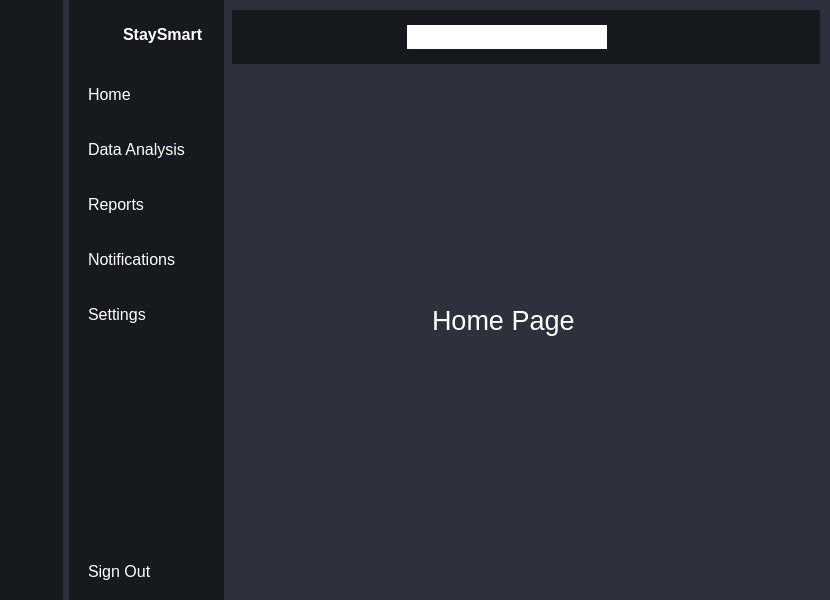
<?xml version="1.0" encoding="UTF-8"?>
<ui version="4.0">
 <class>MainWindow</class>
 <widget class="QMainWindow" name="MainWindow">
  <property name="geometry">
   <rect>
    <x>0</x>
    <y>0</y>
    <width>830</width>
    <height>600</height>
   </rect>
  </property>
  <property name="minimumSize">
   <size>
    <width>800</width>
    <height>600</height>
   </size>
  </property>
  <property name="windowTitle">
   <string>MainWindow</string>
  </property>
  <property name="styleSheet">
   <string notr="true">background-color: rgb(44, 49, 60);</string>
  </property>
  <widget class="QWidget" name="centralwidget">
   <layout class="QGridLayout" name="gridLayout">
    <property name="leftMargin">
     <number>0</number>
    </property>
    <property name="topMargin">
     <number>0</number>
    </property>
    <property name="rightMargin">
     <number>0</number>
    </property>
    <property name="bottomMargin">
     <number>0</number>
    </property>
    <item row="0" column="0">
     <widget class="QWidget" name="iconsWidget" native="true">
      <property name="styleSheet">
       <string notr="true">QWidget{
	background-color: rgb(22, 25, 29);
}

QPushButton{
	color: white;
	height: 40px;
	border: none;
	border-radius: 10px;
}

QPushButton:checked{
	background-color: rgb(44, 49, 60);
	font-weight: bold;
}</string>
      </property>
      <layout class="QVBoxLayout" name="verticalLayout_3">
       <property name="spacing">
        <number>0</number>
       </property>
       <item>
        <layout class="QHBoxLayout" name="horizontalLayout_3">
         <item>
          <widget class="QLabel" name="staySmartLogo">
           <property name="minimumSize">
            <size>
             <width>45</width>
             <height>50</height>
            </size>
           </property>
           <property name="maximumSize">
            <size>
             <width>40</width>
             <height>50</height>
            </size>
           </property>
           <property name="text">
            <string/>
           </property>
           <property name="pixmap">
            <pixmap resource="resources/resources2.qrc">:/images/Stay Smart Logo 1.png</pixmap>
           </property>
           <property name="scaledContents">
            <bool>true</bool>
           </property>
          </widget>
         </item>
        </layout>
       </item>
       <item>
        <layout class="QVBoxLayout" name="verticalLayout">
         <property name="spacing">
          <number>15</number>
         </property>
         <property name="topMargin">
          <number>15</number>
         </property>
         <item>
          <widget class="QPushButton" name="homeButton">
           <property name="text">
            <string/>
           </property>
           <property name="icon">
            <iconset resource="resources/resources2.qrc">
             <normaloff>:/Icons/home.svg</normaloff>:/Icons/home.svg</iconset>
           </property>
           <property name="iconSize">
            <size>
             <width>24</width>
             <height>24</height>
            </size>
           </property>
           <property name="checkable">
            <bool>true</bool>
           </property>
           <property name="autoExclusive">
            <bool>true</bool>
           </property>
          </widget>
         </item>
         <item>
          <widget class="QPushButton" name="dataAnalysisButton">
           <property name="text">
            <string/>
           </property>
           <property name="icon">
            <iconset resource="resources/resources2.qrc">
             <normaloff>:resources/Icons/database.svg</normaloff>:resources/Icons/database.svg</iconset>
           </property>
           <property name="iconSize">
            <size>
             <width>24</width>
             <height>24</height>
            </size>
           </property>
           <property name="checkable">
            <bool>true</bool>
           </property>
           <property name="autoExclusive">
            <bool>true</bool>
           </property>
          </widget>
         </item>
         <item>
          <widget class="QPushButton" name="reportsButton">
           <property name="text">
            <string/>
           </property>
           <property name="icon">
            <iconset resource="resources/resources2.qrc">
             <normaloff>:resources/Icons/clipboard.svg</normaloff>:resources/Icons/clipboard.svg</iconset>
           </property>
           <property name="iconSize">
            <size>
             <width>24</width>
             <height>24</height>
            </size>
           </property>
           <property name="checkable">
            <bool>true</bool>
           </property>
           <property name="autoExclusive">
            <bool>true</bool>
           </property>
          </widget>
         </item>
         <item>
          <widget class="QPushButton" name="notificationsButton">
           <property name="text">
            <string/>
           </property>
           <property name="icon">
            <iconset resource="resources/resources2.qrc">
             <normaloff>:resources/Icons/message-square.svg</normaloff>:resources/Icons/message-square.svg</iconset>
           </property>
           <property name="iconSize">
            <size>
             <width>24</width>
             <height>24</height>
            </size>
           </property>
           <property name="checkable">
            <bool>true</bool>
           </property>
           <property name="autoExclusive">
            <bool>true</bool>
           </property>
          </widget>
         </item>
         <item>
          <widget class="QPushButton" name="settingsButton">
           <property name="text">
            <string/>
           </property>
           <property name="icon">
            <iconset resource="resources/resources2.qrc">
             <normaloff>:resources/Icons/settings.svg</normaloff>:resources/Icons/settings.svg</iconset>
           </property>
           <property name="iconSize">
            <size>
             <width>24</width>
             <height>24</height>
            </size>
           </property>
           <property name="checkable">
            <bool>true</bool>
           </property>
           <property name="autoExclusive">
            <bool>true</bool>
           </property>
          </widget>
         </item>
         <item>
          <spacer name="verticalSpacer">
           <property name="orientation">
            <enum>Qt::Vertical</enum>
           </property>
           <property name="sizeHint" stdset="0">
            <size>
             <width>20</width>
             <height>258</height>
            </size>
           </property>
          </spacer>
         </item>
         <item>
          <widget class="QPushButton" name="signOutButton">
           <property name="text">
            <string/>
           </property>
           <property name="icon">
            <iconset resource="resources/resources2.qrc">
             <normaloff>:resources/Icons/log-out.svg</normaloff>:resources/Icons/log-out.svg</iconset>
           </property>
           <property name="iconSize">
            <size>
             <width>24</width>
             <height>24</height>
            </size>
           </property>
          </widget>
         </item>
        </layout>
       </item>
      </layout>
     </widget>
    </item>
    <item row="0" column="2">
     <widget class="QWidget" name="mainWidget" native="true">
      <layout class="QVBoxLayout" name="verticalLayout_5">
       <property name="leftMargin">
        <number>2</number>
       </property>
       <property name="topMargin">
        <number>10</number>
       </property>
       <property name="rightMargin">
        <number>10</number>
       </property>
       <property name="bottomMargin">
        <number>10</number>
       </property>
       <item>
        <widget class="QWidget" name="header_widget" native="true">
         <property name="styleSheet">
          <string notr="true">background-color: rgb(22, 25, 29);
border: none;
</string>
         </property>
         <layout class="QHBoxLayout" name="horizontalLayout_4">
          <property name="leftMargin">
           <number>10</number>
          </property>
          <property name="topMargin">
           <number>15</number>
          </property>
          <property name="rightMargin">
           <number>10</number>
          </property>
          <property name="bottomMargin">
           <number>15</number>
          </property>
          <item>
           <widget class="QPushButton" name="collapseAndExpandButton">
            <property name="text">
             <string/>
            </property>
            <property name="icon">
             <iconset resource="resources/resources2.qrc">
              <normaloff>:resources/Icons/menu.svg</normaloff>:resources/Icons/menu.svg</iconset>
            </property>
            <property name="iconSize">
             <size>
              <width>24</width>
              <height>24</height>
             </size>
            </property>
            <property name="checkable">
             <bool>true</bool>
            </property>
            <property name="autoExclusive">
             <bool>false</bool>
            </property>
           </widget>
          </item>
          <item>
           <spacer name="horizontalSpacer_2">
            <property name="orientation">
             <enum>Qt::Horizontal</enum>
            </property>
            <property name="sizeHint" stdset="0">
             <size>
              <width>100</width>
              <height>20</height>
             </size>
            </property>
           </spacer>
          </item>
          <item>
           <layout class="QHBoxLayout" name="horizontalLayout">
            <item>
             <widget class="QLineEdit" name="searchBar">
              <property name="minimumSize">
               <size>
                <width>200</width>
                <height>24</height>
               </size>
              </property>
              <property name="styleSheet">
               <string notr="true">background-color: rgb(255, 255, 255);</string>
              </property>
             </widget>
            </item>
            <item>
             <widget class="QPushButton" name="searchButton">
              <property name="text">
               <string/>
              </property>
              <property name="icon">
               <iconset resource="resources/resources2.qrc">
                <normaloff>:resources/Icons/search.svg</normaloff>:resources/Icons/search.svg</iconset>
              </property>
              <property name="iconSize">
               <size>
                <width>24</width>
                <height>24</height>
               </size>
              </property>
             </widget>
            </item>
           </layout>
          </item>
          <item>
           <spacer name="horizontalSpacer">
            <property name="orientation">
             <enum>Qt::Horizontal</enum>
            </property>
            <property name="sizeHint" stdset="0">
             <size>
              <width>100</width>
              <height>20</height>
             </size>
            </property>
           </spacer>
          </item>
          <item>
           <widget class="QPushButton" name="profileButton">
            <property name="autoFillBackground">
             <bool>false</bool>
            </property>
            <property name="styleSheet">
             <string notr="true">border-radius: 40px;</string>
            </property>
            <property name="text">
             <string/>
            </property>
            <property name="icon">
             <iconset resource="resources/resources2.qrc">
              <normaloff>:resources/Icons/user.svg</normaloff>:resources/Icons/user.svg</iconset>
            </property>
            <property name="iconSize">
             <size>
              <width>24</width>
              <height>24</height>
             </size>
            </property>
           </widget>
          </item>
         </layout>
        </widget>
       </item>
       <item>
        <widget class="QStackedWidget" name="stackedWidget">
         <property name="styleSheet">
          <string notr="true">background-color: rgb(44, 49, 60);
color: white;</string>
         </property>
         <widget class="QWidget" name="homePage">
          <widget class="QLabel" name="placeholderTextForHomePage">
           <property name="geometry">
            <rect>
             <x>200</x>
             <y>210</y>
             <width>171</width>
             <height>81</height>
            </rect>
           </property>
           <property name="font">
            <font>
             <pointsize>20</pointsize>
            </font>
           </property>
           <property name="text">
            <string>Home Page</string>
           </property>
          </widget>
         </widget>
         <widget class="QWidget" name="dataAnalysisPage">
          <widget class="QLabel" name="placeholderTextForDataAnalysisPage">
           <property name="geometry">
            <rect>
             <x>170</x>
             <y>210</y>
             <width>251</width>
             <height>81</height>
            </rect>
           </property>
           <property name="font">
            <font>
             <pointsize>20</pointsize>
            </font>
           </property>
           <property name="text">
            <string>Data Analysis Page</string>
           </property>
          </widget>
         </widget>
         <widget class="QWidget" name="reportsPage">
          <widget class="QLabel" name="placeholderTextForReportsPage">
           <property name="geometry">
            <rect>
             <x>200</x>
             <y>200</y>
             <width>171</width>
             <height>81</height>
            </rect>
           </property>
           <property name="font">
            <font>
             <pointsize>20</pointsize>
            </font>
           </property>
           <property name="text">
            <string>Reports Page</string>
           </property>
          </widget>
         </widget>
         <widget class="QWidget" name="settingsPage">
          <widget class="QLabel" name="placeholderTextForSettingsPage">
           <property name="geometry">
            <rect>
             <x>190</x>
             <y>200</y>
             <width>171</width>
             <height>81</height>
            </rect>
           </property>
           <property name="font">
            <font>
             <pointsize>20</pointsize>
            </font>
           </property>
           <property name="text">
            <string>Settings Page</string>
           </property>
          </widget>
         </widget>
         <widget class="QWidget" name="notificationsPage">
          <widget class="QLabel" name="placeholderTextForNotificationsPage">
           <property name="geometry">
            <rect>
             <x>160</x>
             <y>200</y>
             <width>251</width>
             <height>81</height>
            </rect>
           </property>
           <property name="font">
            <font>
             <pointsize>20</pointsize>
            </font>
           </property>
           <property name="text">
            <string>Notifications Page</string>
           </property>
          </widget>
         </widget>
        </widget>
       </item>
      </layout>
     </widget>
    </item>
    <item row="0" column="1">
     <widget class="QWidget" name="iconsWithTextWidget" native="true">
      <property name="styleSheet">
       <string notr="true">QWidget{
	background-color: rgb(22, 25, 29);
	color: white;
}

QPushButton{
	color: white;
	text-align: left;
	height: 40px;
	padding-left: 10px;
	border: none;
	border-top-left-radius: 10px;
	border-bottom-left-radius: 10px
}

QPushButton:checked{
	background-color: rgb(44, 49, 60);
	font-weight: bold;
}</string>
      </property>
      <layout class="QVBoxLayout" name="verticalLayout_4">
       <property name="spacing">
        <number>0</number>
       </property>
       <property name="rightMargin">
        <number>0</number>
       </property>
       <item>
        <layout class="QHBoxLayout" name="horizontalLayout_2">
         <property name="rightMargin">
          <number>20</number>
         </property>
         <item>
          <widget class="QLabel" name="staySmartLogoWithText">
           <property name="minimumSize">
            <size>
             <width>45</width>
             <height>50</height>
            </size>
           </property>
           <property name="maximumSize">
            <size>
             <width>45</width>
             <height>50</height>
            </size>
           </property>
           <property name="text">
            <string/>
           </property>
           <property name="pixmap">
            <pixmap resource="resources/resources2.qrc">:resources/images/Stay Smart Logo 1.png</pixmap>
           </property>
           <property name="scaledContents">
            <bool>true</bool>
           </property>
          </widget>
         </item>
         <item>
          <widget class="QLabel" name="staySmartText">
           <property name="font">
            <font>
             <pointsize>12</pointsize>
             <bold>true</bold>
            </font>
           </property>
           <property name="text">
            <string>StaySmart</string>
           </property>
          </widget>
         </item>
        </layout>
       </item>
       <item>
        <layout class="QVBoxLayout" name="verticalLayout_2">
         <property name="spacing">
          <number>15</number>
         </property>
         <property name="topMargin">
          <number>15</number>
         </property>
         <item>
          <widget class="QPushButton" name="homeButtonWithText">
           <property name="font">
            <font>
             <pointsize>12</pointsize>
            </font>
           </property>
           <property name="text">
            <string>Home</string>
           </property>
           <property name="icon">
            <iconset resource="resources/resources2.qrc">
             <normaloff>:/Icons/home.svg</normaloff>:/Icons/home.svg</iconset>
           </property>
           <property name="iconSize">
            <size>
             <width>24</width>
             <height>24</height>
            </size>
           </property>
           <property name="checkable">
            <bool>true</bool>
           </property>
           <property name="autoExclusive">
            <bool>true</bool>
           </property>
          </widget>
         </item>
         <item>
          <widget class="QPushButton" name="dataAnalysisButtonWithText">
           <property name="font">
            <font>
             <pointsize>12</pointsize>
            </font>
           </property>
           <property name="text">
            <string>Data Analysis</string>
           </property>
           <property name="icon">
            <iconset resource="resources/resources2.qrc">
             <normaloff>:resources/Icons/database.svg</normaloff>:resources/Icons/database.svg</iconset>
           </property>
           <property name="iconSize">
            <size>
             <width>24</width>
             <height>24</height>
            </size>
           </property>
           <property name="checkable">
            <bool>true</bool>
           </property>
           <property name="autoExclusive">
            <bool>true</bool>
           </property>
          </widget>
         </item>
         <item>
          <widget class="QPushButton" name="reportsButtonWithText">
           <property name="font">
            <font>
             <pointsize>12</pointsize>
            </font>
           </property>
           <property name="text">
            <string>Reports</string>
           </property>
           <property name="icon">
            <iconset resource="resources/resources2.qrc">
             <normaloff>:resources/Icons/clipboard.svg</normaloff>:resources/Icons/clipboard.svg</iconset>
           </property>
           <property name="iconSize">
            <size>
             <width>24</width>
             <height>24</height>
            </size>
           </property>
           <property name="checkable">
            <bool>true</bool>
           </property>
           <property name="autoExclusive">
            <bool>true</bool>
           </property>
          </widget>
         </item>
         <item>
          <widget class="QPushButton" name="notificationsButtonWithText">
           <property name="font">
            <font>
             <pointsize>12</pointsize>
            </font>
           </property>
           <property name="text">
            <string>Notifications</string>
           </property>
           <property name="icon">
            <iconset resource="resources/resources2.qrc">
             <normaloff>:resources/Icons/message-square.svg</normaloff>:resources/Icons/message-square.svg</iconset>
           </property>
           <property name="iconSize">
            <size>
             <width>24</width>
             <height>24</height>
            </size>
           </property>
           <property name="checkable">
            <bool>true</bool>
           </property>
           <property name="autoExclusive">
            <bool>true</bool>
           </property>
          </widget>
         </item>
         <item>
          <widget class="QPushButton" name="settingsButtonWithText">
           <property name="font">
            <font>
             <pointsize>12</pointsize>
            </font>
           </property>
           <property name="text">
            <string>Settings</string>
           </property>
           <property name="icon">
            <iconset resource="resources/resources2.qrc">
             <normaloff>:resources/Icons/settings.svg</normaloff>:resources/Icons/settings.svg</iconset>
           </property>
           <property name="iconSize">
            <size>
             <width>24</width>
             <height>24</height>
            </size>
           </property>
           <property name="checkable">
            <bool>true</bool>
           </property>
           <property name="autoExclusive">
            <bool>true</bool>
           </property>
          </widget>
         </item>
         <item>
          <spacer name="verticalSpacer_2">
           <property name="orientation">
            <enum>Qt::Vertical</enum>
           </property>
           <property name="sizeHint" stdset="0">
            <size>
             <width>20</width>
             <height>258</height>
            </size>
           </property>
          </spacer>
         </item>
         <item>
          <widget class="QPushButton" name="signOutButtonWithText">
           <property name="font">
            <font>
             <pointsize>12</pointsize>
            </font>
           </property>
           <property name="text">
            <string>Sign Out</string>
           </property>
           <property name="icon">
            <iconset resource="resources/resources2.qrc">
             <normaloff>:resources/Icons/log-out.svg</normaloff>:resources/Icons/log-out.svg</iconset>
           </property>
           <property name="iconSize">
            <size>
             <width>24</width>
             <height>24</height>
            </size>
           </property>
          </widget>
         </item>
        </layout>
       </item>
      </layout>
     </widget>
    </item>
   </layout>
  </widget>
 </widget>
 <resources>
  <include location="resources/resources2.qrc"/>
 </resources>
 <connections>
  <connection>
   <sender>collapseAndExpandButton</sender>
   <signal>toggled(bool)</signal>
   <receiver>iconsWidget</receiver>
   <slot>setHidden(bool)</slot>
   <hints>
    <hint type="sourcelabel">
     <x>267</x>
     <y>26</y>
    </hint>
    <hint type="destinationlabel">
     <x>64</x>
     <y>252</y>
    </hint>
   </hints>
  </connection>
  <connection>
   <sender>collapseAndExpandButton</sender>
   <signal>toggled(bool)</signal>
   <receiver>iconsWithTextWidget</receiver>
   <slot>setVisible(bool)</slot>
   <hints>
    <hint type="sourcelabel">
     <x>273</x>
     <y>29</y>
    </hint>
    <hint type="destinationlabel">
     <x>228</x>
     <y>304</y>
    </hint>
   </hints>
  </connection>
  <connection>
   <sender>settingsButton</sender>
   <signal>toggled(bool)</signal>
   <receiver>settingsButtonWithText</receiver>
   <slot>setChecked(bool)</slot>
   <hints>
    <hint type="sourcelabel">
     <x>36</x>
     <y>314</y>
    </hint>
    <hint type="destinationlabel">
     <x>101</x>
     <y>310</y>
    </hint>
   </hints>
  </connection>
  <connection>
   <sender>notificationsButton</sender>
   <signal>toggled(bool)</signal>
   <receiver>notificationsButtonWithText</receiver>
   <slot>setChecked(bool)</slot>
   <hints>
    <hint type="sourcelabel">
     <x>39</x>
     <y>252</y>
    </hint>
    <hint type="destinationlabel">
     <x>101</x>
     <y>257</y>
    </hint>
   </hints>
  </connection>
  <connection>
   <sender>reportsButton</sender>
   <signal>toggled(bool)</signal>
   <receiver>reportsButtonWithText</receiver>
   <slot>setChecked(bool)</slot>
   <hints>
    <hint type="sourcelabel">
     <x>37</x>
     <y>188</y>
    </hint>
    <hint type="destinationlabel">
     <x>110</x>
     <y>191</y>
    </hint>
   </hints>
  </connection>
  <connection>
   <sender>dataAnalysisButton</sender>
   <signal>toggled(bool)</signal>
   <receiver>dataAnalysisButtonWithText</receiver>
   <slot>setChecked(bool)</slot>
   <hints>
    <hint type="sourcelabel">
     <x>40</x>
     <y>135</y>
    </hint>
    <hint type="destinationlabel">
     <x>103</x>
     <y>147</y>
    </hint>
   </hints>
  </connection>
  <connection>
   <sender>homeButton</sender>
   <signal>toggled(bool)</signal>
   <receiver>homeButtonWithText</receiver>
   <slot>setChecked(bool)</slot>
   <hints>
    <hint type="sourcelabel">
     <x>29</x>
     <y>100</y>
    </hint>
    <hint type="destinationlabel">
     <x>102</x>
     <y>103</y>
    </hint>
   </hints>
  </connection>
  <connection>
   <sender>homeButtonWithText</sender>
   <signal>toggled(bool)</signal>
   <receiver>homeButton</receiver>
   <slot>setChecked(bool)</slot>
   <hints>
    <hint type="sourcelabel">
     <x>123</x>
     <y>84</y>
    </hint>
    <hint type="destinationlabel">
     <x>43</x>
     <y>89</y>
    </hint>
   </hints>
  </connection>
  <connection>
   <sender>dataAnalysisButtonWithText</sender>
   <signal>toggled(bool)</signal>
   <receiver>dataAnalysisButton</receiver>
   <slot>setChecked(bool)</slot>
   <hints>
    <hint type="sourcelabel">
     <x>172</x>
     <y>132</y>
    </hint>
    <hint type="destinationlabel">
     <x>46</x>
     <y>131</y>
    </hint>
   </hints>
  </connection>
  <connection>
   <sender>reportsButtonWithText</sender>
   <signal>toggled(bool)</signal>
   <receiver>reportsButton</receiver>
   <slot>setChecked(bool)</slot>
   <hints>
    <hint type="sourcelabel">
     <x>171</x>
     <y>189</y>
    </hint>
    <hint type="destinationlabel">
     <x>47</x>
     <y>190</y>
    </hint>
   </hints>
  </connection>
  <connection>
   <sender>notificationsButtonWithText</sender>
   <signal>toggled(bool)</signal>
   <receiver>notificationsButton</receiver>
   <slot>setChecked(bool)</slot>
   <hints>
    <hint type="sourcelabel">
     <x>177</x>
     <y>241</y>
    </hint>
    <hint type="destinationlabel">
     <x>45</x>
     <y>245</y>
    </hint>
   </hints>
  </connection>
  <connection>
   <sender>settingsButtonWithText</sender>
   <signal>toggled(bool)</signal>
   <receiver>settingsButton</receiver>
   <slot>setChecked(bool)</slot>
   <hints>
    <hint type="sourcelabel">
     <x>203</x>
     <y>300</y>
    </hint>
    <hint type="destinationlabel">
     <x>53</x>
     <y>300</y>
    </hint>
   </hints>
  </connection>
 </connections>
</ui>
